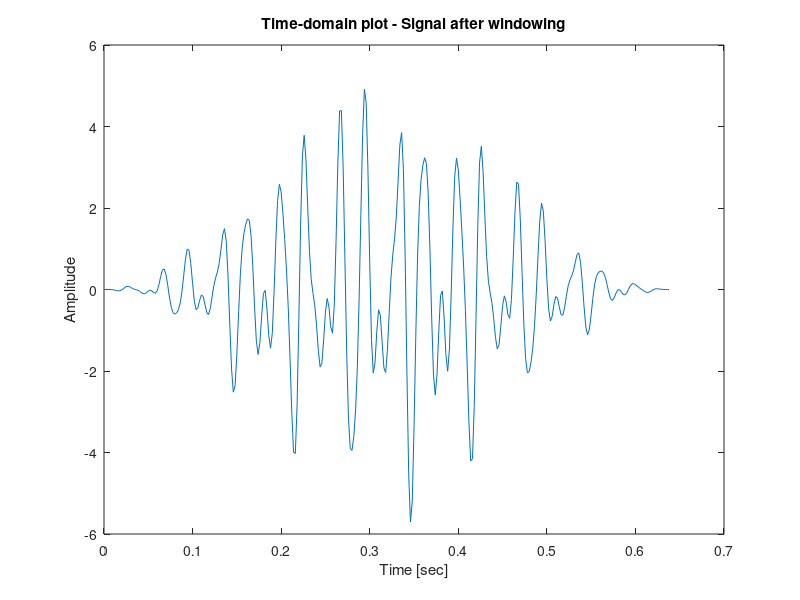
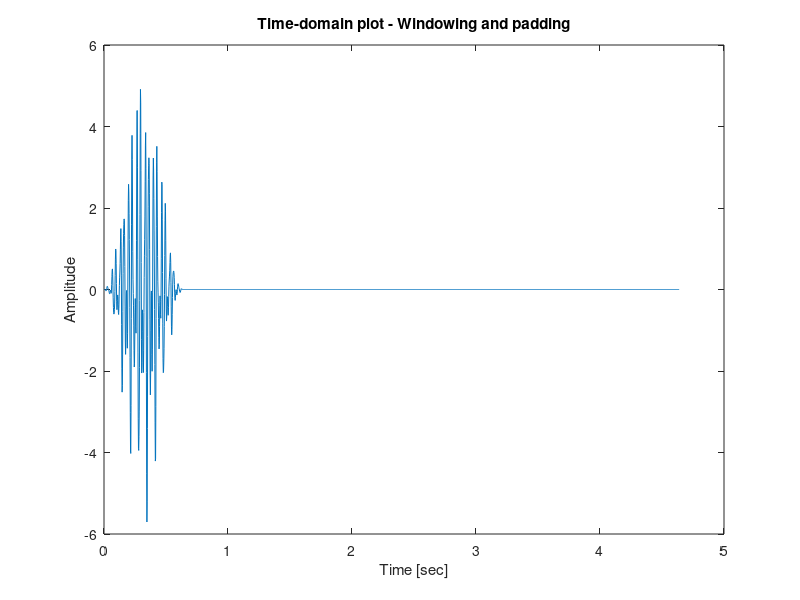
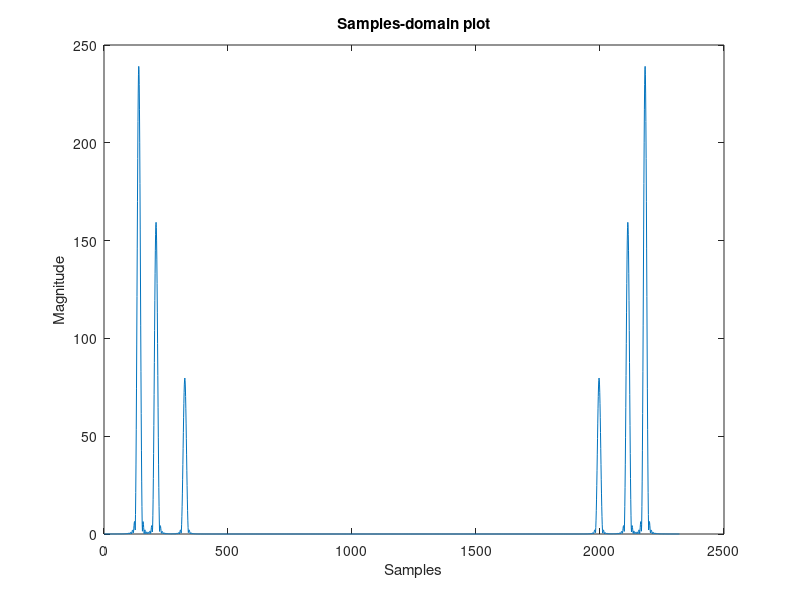
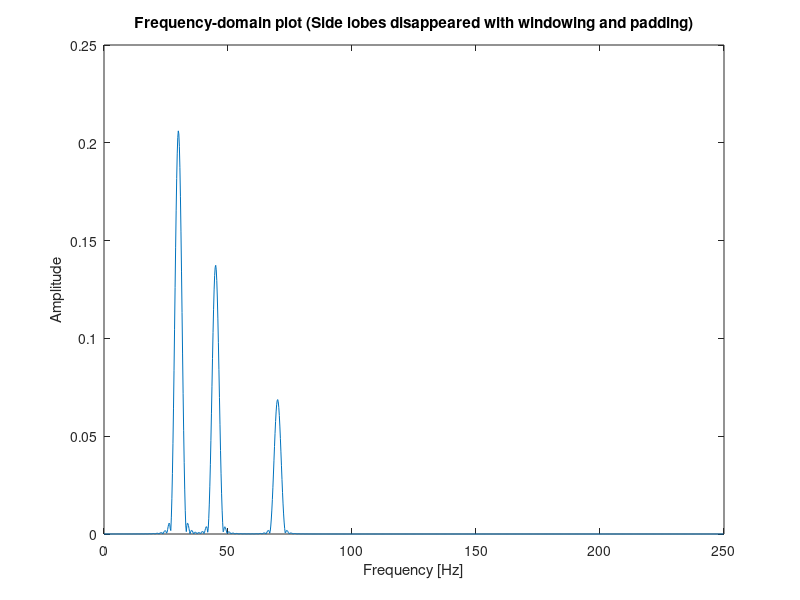

Recreate these plots in MATLAB, in order.
clear all
close all
clc

%% D1. New duration != integer number of signal cycles
Fs = 500;                   % Sampling Frequency   [Hz]
duration = 0.64;            % Signal time duration [sec]
Ts = 1 / Fs;                % Sampling period      [sec]
t = 0 : Ts : duration - Ts;
N = length(t);              % Num of samples 
    

%% D2. Signal parameters - Windowing BEFORE padding
A1 = 3;     f1 = 30;    phase1 = 0.6;
A2 = 2;     f2 = 45;    phase2 = -0.8;
A3 = 1;     f3 = 70;    phase3 = 2;
s1 = A1*cos(2*pi*f1*t + phase1);
s2 = A2*cos(2*pi*f2*t + phase2);
s3 = A3*cos(2*pi*f3*t + phase3);
s = s1 + s2 + s3;

s = s .* hanning(N)';
figure();
plot(t, s);
xlabel('Time [sec]');
ylabel('Amplitude');
title('Time-domain plot - Signal after windowing');




%% C3. Plotting in time-domain - Zero-padding signal 's'
s = [s zeros(1, 2000)];
t_extra = duration : Ts : duration + 1999*Ts;
t = [t t_extra];

figure();
plot(t, s);
xlabel('Time [sec]');
ylabel('Amplitude');
title('Time-domain plot - Windowing and padding');


%% C4. Fast Fourier Transform - Samples
S = fft(s);                     % Also 'N' samples
figure();
plot(abs(S));
xlabel('Samples');
ylabel('Magnitude');
title('Samples-domain plot');


%% C5. Convert samples into frequencies by keeping the LHS of plot
% Side lobes will disappear after having windowed and padded our signal
N2 = length(s);
S_oneside = S(1 : N2/2);
f = Fs * (0 : N2/2 - 1) / N2;
S_meg = abs(S_oneside) / (N2/2);
figure();
plot(f, S_meg);
xlabel('Frequency [Hz]');
ylabel('Amplitude');
title('Frequency-domain plot (Side lobes disappeared with windowing and padding)');